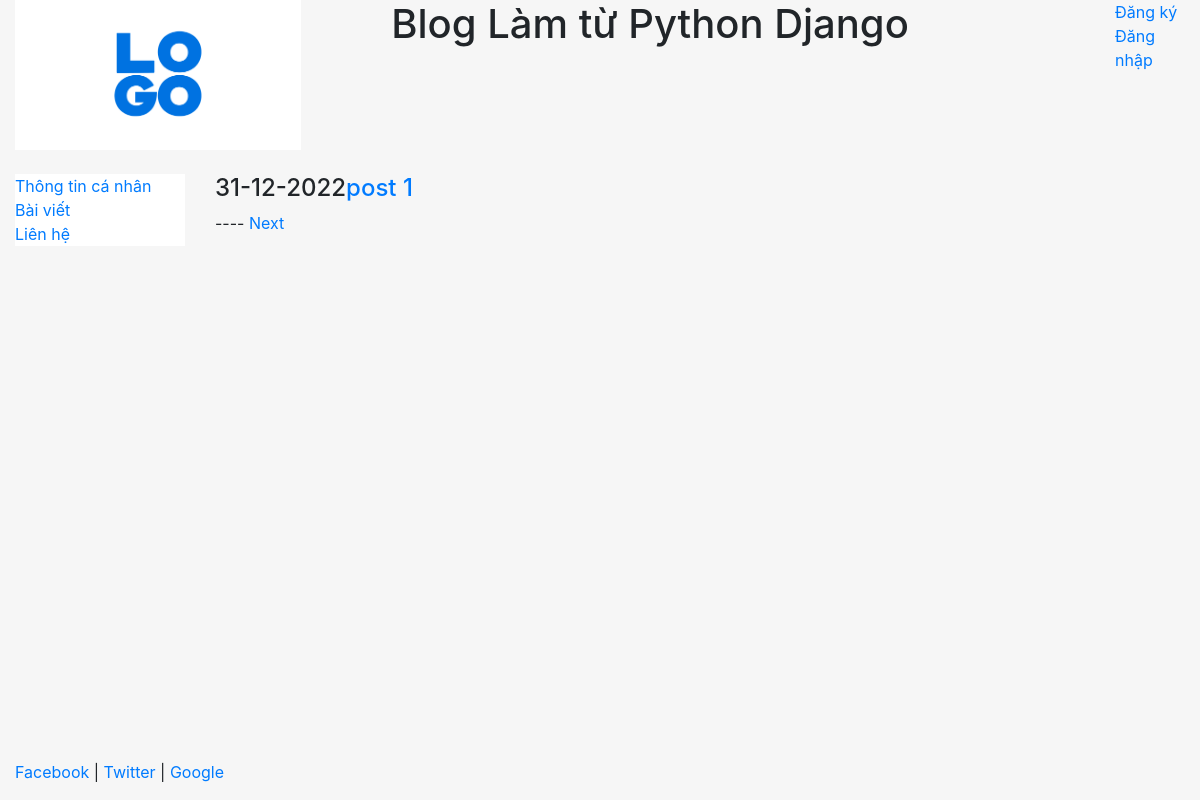
Before: /blog/ with the older database file.
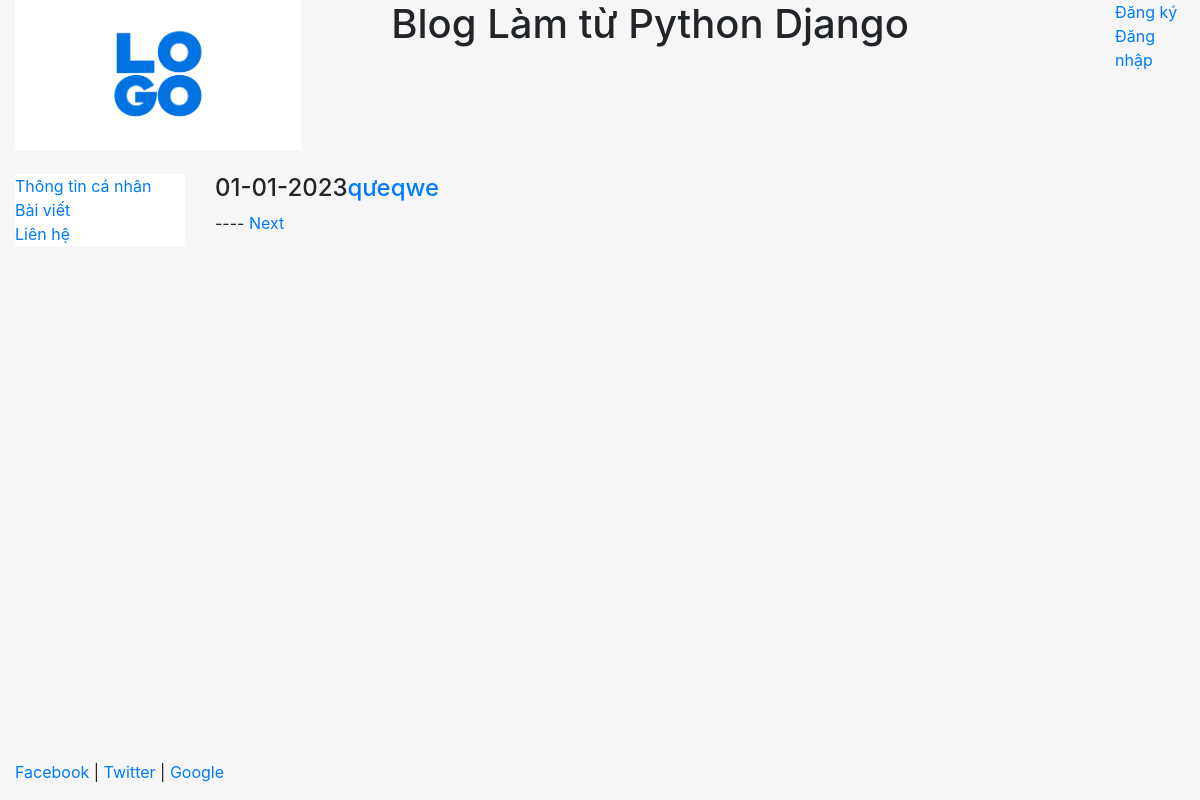
After: the same page with the newer database file.
### blog/models.py (models this page shows, shortened)
class Post(models.Model):
    title = models.CharField(max_length=100)
    body = models.TextField()
    date = models.DateTimeField(auto_now_add=True)
    image = models.ImageField(null=True)

### blog/views.py (the view)
# urls.py: path('', views.ListPostView.as_view(), name='blog'),
class ListPostView(ListView):
   queryset = Post.objects.all().order_by('-date')
   template_name = 'blog/blog.html'
   context_object_name = 'Posts'
   paginate_by = 1

### blog/templates/blog/blog.html (shortened to what this page needs)
{% extends "pages/base.html" %}
{% block content %}
{% for post in Posts %}
    <h4>{{post.date|date:"d-m-Y"}}<a href="{% url 'post' post.id %}">{{post.title}}</a></h4>
{% endfor %}
<span>----</span>
{% if page_obj.has_next %}
    <a href="{{request.path}}?page={{page_obj.next_page_number}}">Next</a>
{% endif %}
{% endblock %}

Changed rows visible on the page:
no longer on this page (row unchanged): Post: date "31-12-2022", title "post 1"
added Post: date "01-01-2023", title "qưeqwe"
